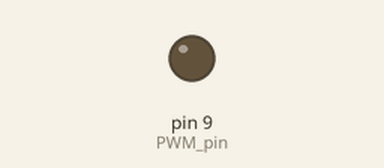
The sketch below on a simulated Arduino Uno, built with avr-gcc and run on an emulated ATmega328P. On the bench: output pins drawn as LEDs (lit = HIGH).

Above: at 0.1 s.
Timing chart, 0 to 1.6 s (numbered marks = the images above):
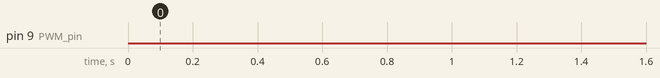

The sketch:

ex-22-01.ino
```cpp
#include <Arduino.h>

#define PWM_pin 9

int pulsewidth = 0;    //高电平时间

void setup()
{
  pinMode(PWM_pin,OUTPUT);
}

void loop()
{
    pulse(10);      //设置舵机指向90度
}

void pulse(int angle)     //设置舵机角度为angle
{
  pulsewidth=int ((angle*11)+500);  //计算高电平时间
  digitalWrite(PWM_pin,HIGH);       //设置高电平
  delayMicroseconds(pulsewidth);    //延时pulsewidth （us）
  digitalWrite(PWM_pin,LOW);        //设置低电平
  delay(20-pulsewidth/1000);        //延时20-pulsewidth/1000 （ms）
}
```
